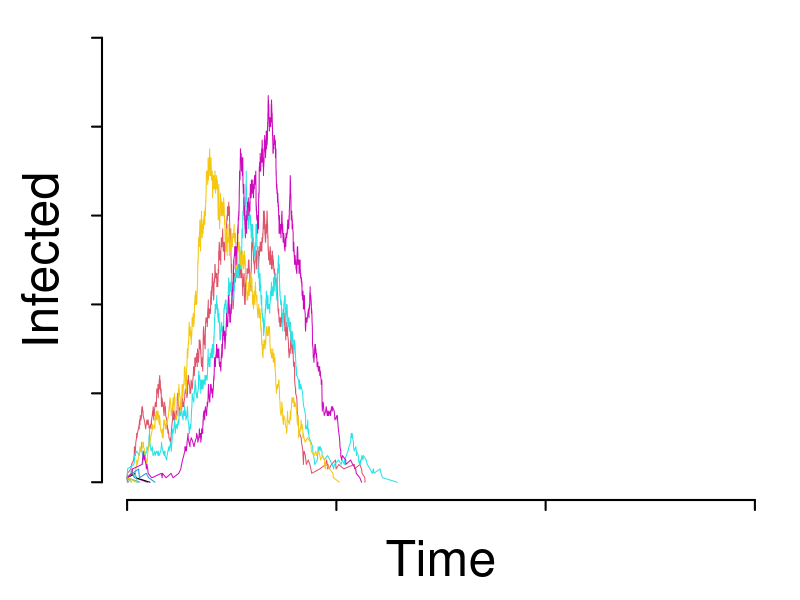

Write the R code that produced this figure.
## SIR Model 2: the Gillespie approxmation
##
## Pulliam et al. (2020) Compartmental models for infectious disease dynamics: a taxonomy
##
## This model example is modified from:
##
## Gillespie algorithm benchmark question: key for part (c)
## Clinic on Meaningful Modeling of Epidemiological Data
## International Clinics on Infectious Disease Dynamics and Data Program
## African Institute for Mathematical Sciences, Muizenberg, Cape Town, RSA
##
## https://raw.githubusercontent.com/ICI3D/RTutorials/master/gillespie/ICI3D_Example_StochSIRSgillespie_PartC.R
##
## Juliet R.C. Pulliam
## CC-BY-NC, 2012
## 
## Last updated by Juliet R.C. Pulliam, January 2020
## Some Rights Reserved
## CC BY-NC 4.0 (https://creativecommons.org/licenses/by-nc/4.0/)

##-- Model 2: Gillespie implementation --##
##

SEED <- 20200108
set.seed(SEED)

sir_2 <- function(time, svars, parms){
  # The with() function gives access to the named values of parms within the
  # local environment created by the function
  with(c(as.list(svars), parms),{
    trans.rate <- R0*S*I/N
    remov.rate <- I
    
    total.rate <- trans.rate + remov.rate # Total rate
    event.time <- time + rexp(1, total.rate) # Time of next event
    
    dd <- runif(1)
    if(dd < trans.rate/total.rate){
      # Next event is transmission
      S <- S-1
      I <- I+1
      event <- 'transmission'
    }else{
      # Next event is removal
      I <- I-1
      R <- R+1  	  
      event <- 'removal'
    }
    
    return(data.frame(time = event.time, event = event, S = S, I = I, R = R))
  })
}

N0 <- 1000
R_0 <- 1.5
MAXTIME <- 60
MAXINF <- 100

init <- c(S = N0 - 1,
          I = 1)
values <- c(R0 = R_0,        # Basic reproductive ratio
            N = N0)          # population size (constant)

runGillespie <- function(y, func, parms, tmax = MAXTIME){
  with(c(as.list(y), parms),{
    next.time <- data.frame(time = 0, event = NA, S = S, I = I, R = N - S - I)
    out <- next.time
    while(next.time$time < tmax & next.time$I > 0){
      pop <- c(S = next.time$S, I = next.time$I, R = next.time$R)
      next.time <- sir_2(next.time$time, pop, parms)
      out <- rbind(out, next.time)
    }
    return(out)
  })
}  

ts <- data.frame(runGillespie(
  y = init,               # Initial conditions for population
  func = sir_2,                   # Function to evaluate
  parms = values                # Vector of parameters
))



par(lwd = 1, mar = c(5, 5.1, 1, 1), cex.lab = 3, xaxt = 'n', yaxt = 'n')
plot(ts$time,               # Time on the x axis
     ts$I,                  # Number infected (I) on the y axis
     xlab = "Time",         # Label the x axis
     ylab = NA,             # Label the y axis
     xlim = c(0, MAXTIME),  # Set limits of x axis    
     ylim = c(0, MAXINF),   # Set limits of y axis        
     type = "l",            # Use a line plot
     bty = "n",             # Remove the box around the plot
     col = 2)               # Set color of line
axis(1, at = seq(0, MAXTIME, MAXTIME / 3), labels = NA, xaxt = 's', lwd = 2)
axis(2, at = seq(0, MAXINF, MAXINF / 5), labels = NA, yaxt = 's', lwd = 2)
mtext(text = 'B2', side = 3, outer = F, adj = -.35, cex = 3, padj = 0.6)
mtext(text = 'Infected', side = 2, cex = 3, line = 2) # Label the y axis

for(ii in 2:15){
  ts <- data.frame(runGillespie(
    y = init,               # Initial conditions for population
    func = sir_2,                   # Function to evaluate
    parms = values                # Vector of parameters
  ))
  lines(ts$time,               # Time on the x axis
       ts$I,                  # Number infected (I) on the y axis
       col = ii+1)             # Remove the box around the plot
}
